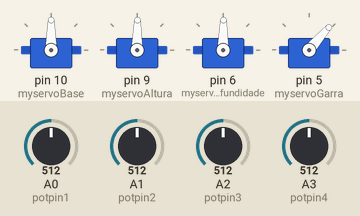
Simulated run of this sketch. Board: Arduino Uno, built with avr-gcc and run on an emulated ATmega328P. Parts: 4 × servo. The inputs (shaded band) are chosen by the test bench; at power-on: A0 (potpin1) = 512, A1 (potpin2) = 512, A2 (potpin3) = 512, A3 (potpin4) = 512.

Above: at 1.2 s.
1.3 s: A0 (potpin1) set to 716
At 2.2 s:
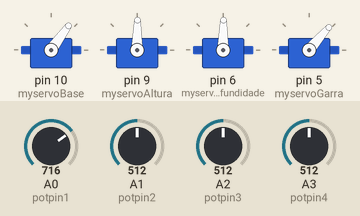
2.8 s: A1 (potpin2) set to 716
At 3.8 s:
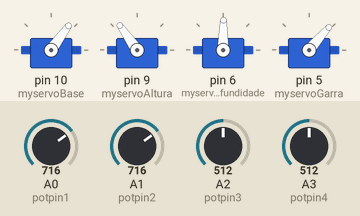
4.3 s: A2 (potpin3) set to 716
At 5.4 s:
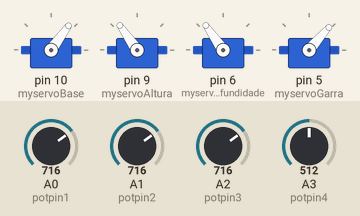
5.8 s: A3 (potpin4) set to 716
At 7.0 s:
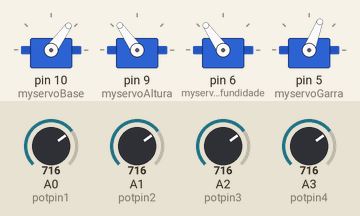
7.3 s: A0 (potpin1) set to 992
At 8.5 s:
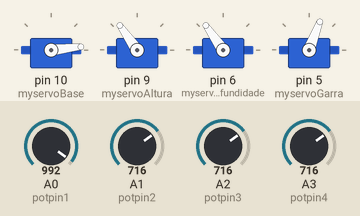
8.8 s: A1 (potpin2) set to 992
At 9.2 s:
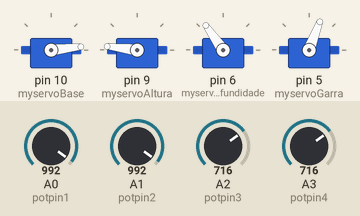
Timing chart, 0 to 11.3 s (numbered marks = the images above; inputs shaded):
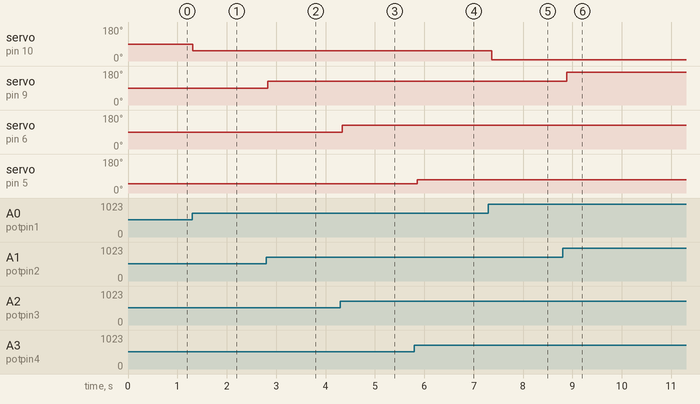

Measured:
- after the input at 1.3 s, servo on pin 10 (myservoBase): 90° → 54° at once
- after the input at 2.8 s, servo on pin 9 (myservoAltura): 89° → 125° at once
- after the input at 4.3 s, servo on pin 6 (myservoProfundidade): 89° → 125° at once
- after the input at 5.8 s, servo on pin 5 (myservoGarra): 49° → 69° after 0.05 s
- after the input at 7.3 s, servo on pin 10 (myservoBase): 54° → 6° after 0.07 s
- after the input at 8.8 s, servo on pin 9 (myservoAltura): 125° → 173° after 0.08 s

The sketch:

braco_servos.ino
```cpp
#define potpin1  0
#define potpin2  1
#define potpin3  2
#define potpin4  3

#include <Servo.h>

Servo myservoBase;  // Objeto servo para controlar a base
Servo myservoAltura; //Objeto servo para controlar a altura do braço
Servo myservoProfundidade; //Objeto servo para profundidade a altura do braço
Servo myservoGarra;  //Objeto servo para controlar a garra


int val;    // variable to read the value from the analog pin

void setup()
{
  //Associa cada objeto a um pino pwm
  myservoBase.attach(10);
  myservoAltura.attach(9);
  myservoProfundidade.attach(6);
  myservoGarra.attach(5);
}

void loop()
{

  val = map(analogRead(potpin1), 0, 1023, 179, 0);
  myservoBase.write(val);

  val = map(analogRead(potpin2), 0, 1023, 0, 179);
  myservoAltura.write(val);

  val = map(analogRead(potpin3), 0, 1023, 0, 179);
  myservoProfundidade.write(val);

  val = map(analogRead(potpin4), 0, 1023, 0, 99);
  myservoGarra.write(val);

  delay(100);
}
```
